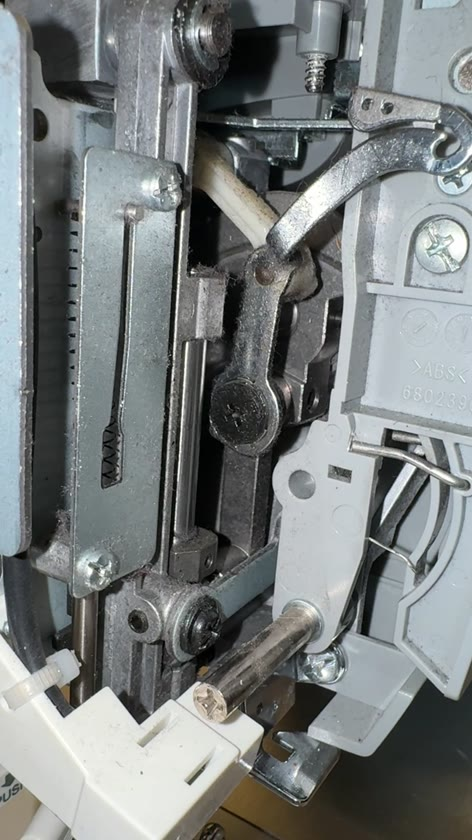
#> input picture ttmp/2026/11/24/SINGER-001--singer-44s-upper-stitch-head/sources/linkage-02s.jpg, 472 x 840 px
$ python 05-takeup-evidence.py
#> lines starting #> are read from the running program, lines starting #| are printed output that depends on the picture
"""Register image landmarks to the two visible take-up pin centers (XZ plane)."""
import csv
from pathlib import Path
from PIL import Image, ImageDraw

ticket = Path(__file__).resolve().parents[1]
old = ticket.parent / "SINGER-001--singer-44s-upper-stitch-head" / "sources"
samples = [
    ("linkage-02s.jpg", (242,419), (265,272), (446,150)),
    ("linkage-08s.jpg", (295,417), (297,264), (451,96)),
]
with (ticket / "sources/takeup-landmarks.tsv").open("w") as f:
    out = csv.writer(f, delimiter="\t", lineterminator="\n")
    out.writerow(("frame", "pin_px", "support_px", "eye_px", "eye_parallel_over_span", "eye_perp_over_span"))
    for file, crank, support, eye in samples:
        img = Image.open(old / file)
#> img is the input picture: PIL image 472x840 RGB; mean R, G, B 121.6, 126.3, 126.3
        dx, dy = support[0]-crank[0], crank[1]-support[1]
        x, y = eye[0]-crank[0], crank[1]-eye[1]
        k = dx*dx + dy*dy
        out.writerow((file, crank, support, eye, round((x*dx+y*dy)/k,4), round((y*dx-x*dy)/k,4)))
        draw = ImageDraw.Draw(img)
        draw.line((crank, support, eye), fill="#ffcb58", width=2)
        for label, (x,y) in zip(("crank pin", "support pin", "thread eye"), (crank, support, eye)):
            draw.ellipse((x-5,y-5,x+5,y+5), outline="#ffcb58", width=2)
            draw.text((min(x+8,img.width-75),y+8),label,fill="white",stroke_width=2,stroke_fill="black")
        img.save(ticket / "sources" / ("annotated-"+file), quality=92)
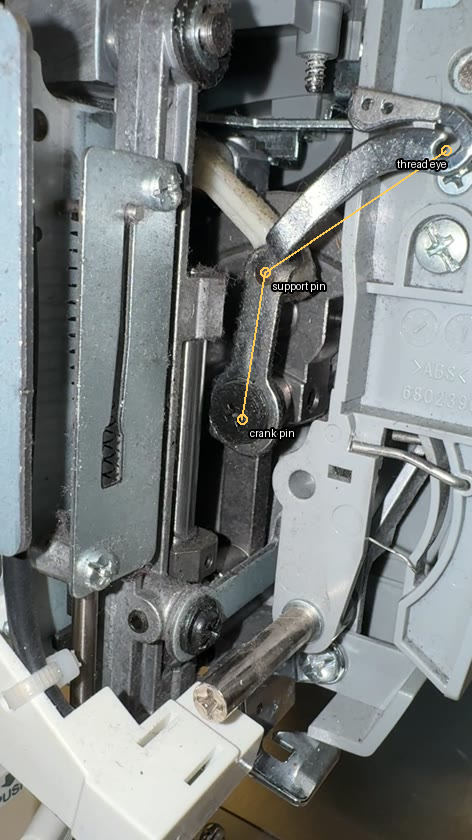
#> saved as annotated-linkage-02s.jpg: PIL image 472x840 RGB; mean R, G, B 121.8, 126.4, 126.1
#> pass 2 of the loop `for file, crank, support, eye in samples:`:
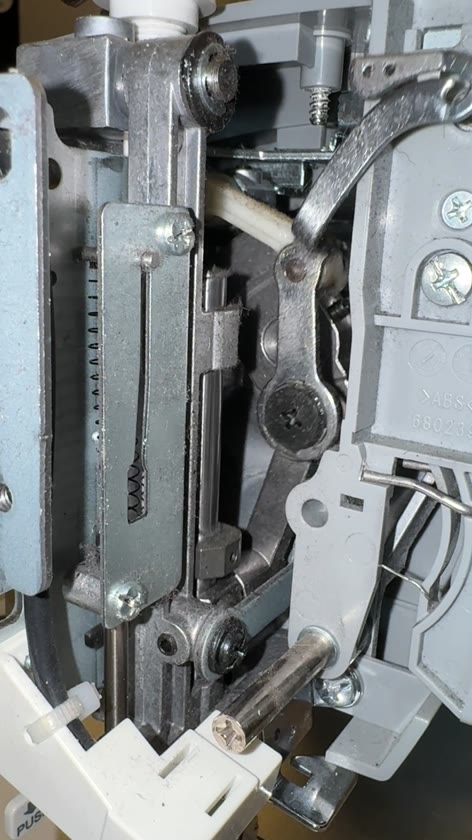
#> input picture ttmp/2026/11/24/SINGER-001--singer-44s-upper-stitch-head/sources/linkage-08s.jpg, 472 x 840 px
#> img is the input picture: PIL image 472x840 RGB; mean R, G, B 125.8, 130.6, 132.1
#> `img.save(ticket / "sources" / ("annotated-"+file), quality=92)`:
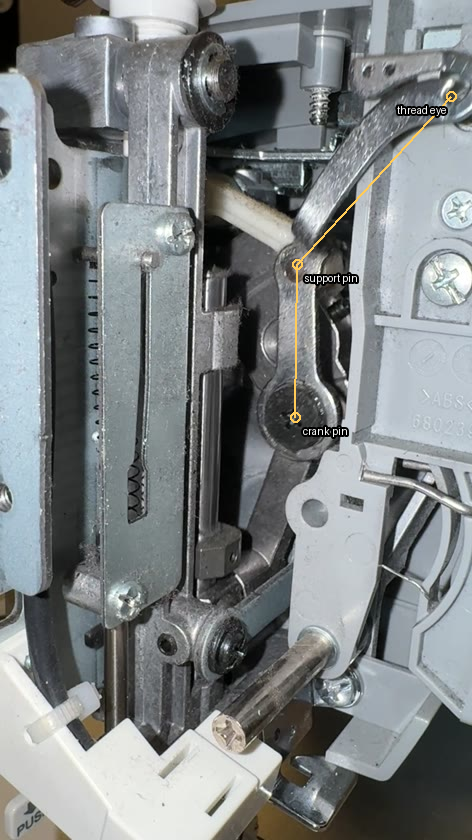
#> saved as annotated-linkage-08s.jpg: PIL image 472x840 RGB; mean R, G, B 125.9, 130.5, 131.8
